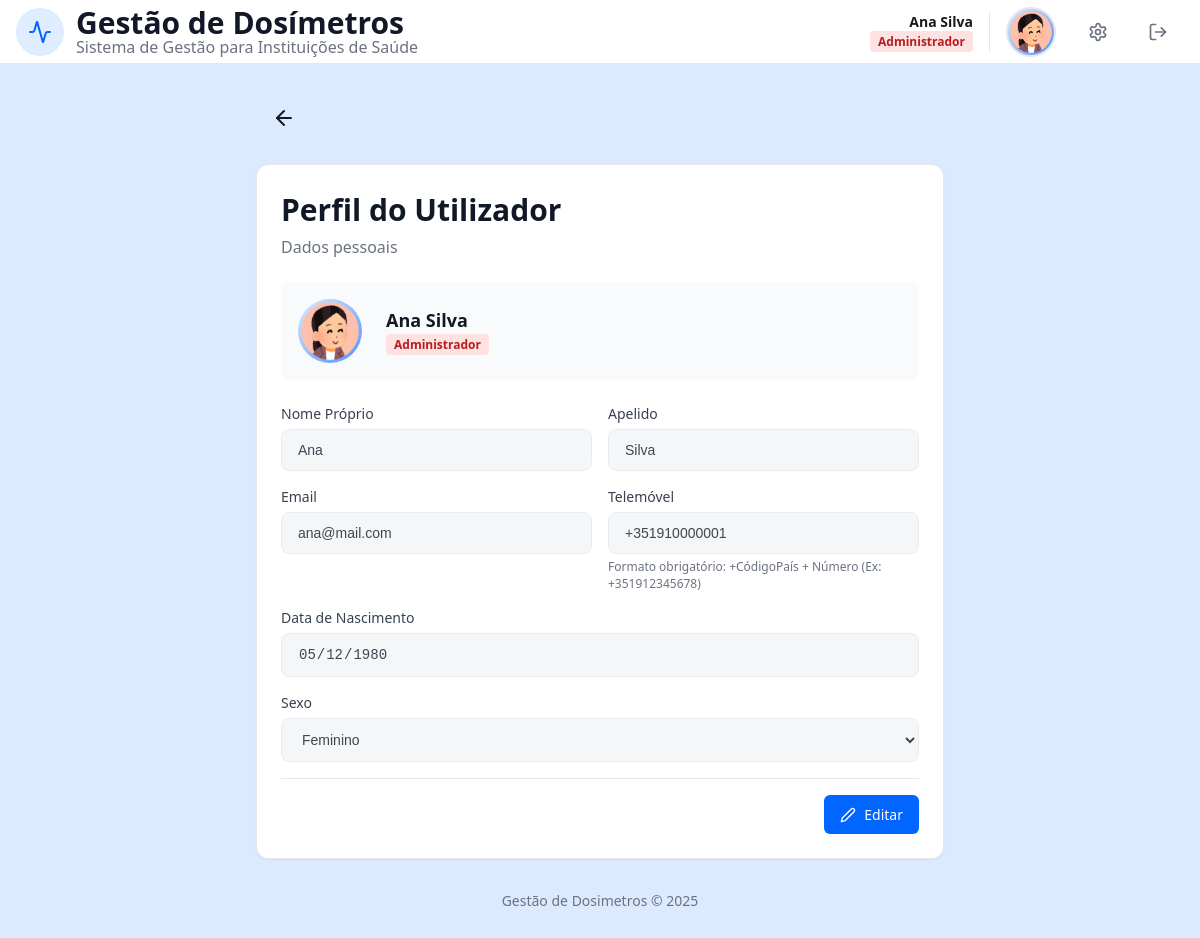
The app's page /perfil.php (signed in) with its own data.
### tables this page shows
CREATE TABLE User (
    idU INTEGER PRIMARY KEY AUTOINCREMENT,
    name TEXT NOT NULL,
    surname TEXT NOT NULL, 
    birthDate DATE NOT NULL,
    sex TEXT CHECK(sex IN ('Female', 'Male', 'Other')) NOT NULL,
    email TEXT UNIQUE NOT NULL, 
    password TEXT NOT NULL,
    phoneN TEXT CHECK(phoneN GLOB '+[0-9][0-9][0-9]*'),
    userType TEXT CHECK(userType IN ('Administrador', 'Físico Médico', 'Profissional de Saúde')) NOT NULL,
    userStatus BOOLEAN DEFAULT 1,
    profilePic TEXT DEFAULT 'foto/12225881.png'
);

### perfil.php (the view, shortened to what this page needs)
<?php
require_once "templates/header.php";
require_once "templates/nav.php";
require_once "templates/footer.php";
$db = getDatabaseConnection();
$stmt = $db->prepare("SELECT * FROM User WHERE idU = ?");
$stmt->execute([$_SESSION['idU']]);
$user = $stmt->fetch();
$isEditing = isset($_GET['edit']) && $_GET['edit'] == 'true';
$disabledStr = $isEditing ? '' : 'disabled';
$profession = '';
$roleLabel = 'Utilizador';
$badgeClass = 'badge-gray';
if ($user['userType'] === 'Profissional de Saúde') {
    $stmtHP = $db->prepare("SELECT profession, department FROM HealthProfessional WHERE idU = ?");
    $stmtHP->execute([$user['idU']]);
    $hpData = $stmtHP->fetch();
    if ($hpData) {
        $profession = $hpData['profession'];
        $department = $hpData['department'];
    }
    $badgeClass = 'badge-blue';
    $roleLabel = !empty($profession) ? $profession : 'Profissional de Saúde';
} elseif ($user['userType'] === 'Físico Médico') {
    $profession = 'Físico Médico';
    $department = 'Física Médica';
    $badgeClass = 'badge-purple';
    $roleLabel = 'Físico Médico';
} elseif ($user['userType'] === 'Administrador') {
    $badgeClass = 'badge-red';
    $roleLabel = 'Administrador';
}
$initials = strtoupper(substr($user['name'], 0, 1) . substr($user['surname'], 0, 1));
$foto_url = !empty($user['profilePic']) ? $user['profilePic'] : null;
?>
<body>
    <div class="page-wrapper">
        <main class="main-container profile-limit">
            <div class="profile-header-flex mb1_5">
                <div class="user-area">
                    <a href="index.php" class="btn voltar" title="Voltar">
                        <svg xmlns="http://www.w3.org/2000/svg" width="24" height="24" viewBox="0 0 24 24" fill="none" stroke="currentColor" stroke-width="2" stroke-linecap="round" stroke-linejoin="round">
                            <path d="m12 19-7-7 7-7"></path>
                            <path d="M19 12H5"></path>
                        </svg>
                    </a>
                </div>
            </div>
            <div class="card1">
                <div class="card1-header">
                    <h1 class="card1-title">Perfil do Utilizador</h1>
                    <p class="subtitulo"><?php echo $isEditing ? "Edite os seus dados" : "Dados pessoais"; ?></p>
                </div>
                <div class="card1-content">
                    <div class="foto-section-gray">
                        <div class="foto-circle-large">
                            <?php if ($foto_url): ?>
                                <img src="<?php echo htmlspecialchars($foto_url) . '?t=' . time(); ?>" alt="Foto">
                            <?php else: ?>
                                <span><?php echo $initials; ?></span>
                            <?php endif; ?>
                        </div>
                        <div>
                            <p class="nome">
                                <?php echo htmlspecialchars($user['name'] . ' ' . $user['surname']); ?>
                            </p>
                            <span class="role-badge <?php echo $badgeClass; ?>" class="etiqueta">
                                <?php echo htmlspecialchars($roleLabel); ?>
                            </span>
                        </div>
                    </div>
                    <form id="profileForm" action="processa_perfil.php" method="POST" enctype="multipart/form-data">
                        <div class="profile-form-grid">
                            <div>
                                <label class="profile-label" for="name">Nome Próprio</label>
                                <input type="text" id="name" name="name" class="profile-input" value="<?php echo htmlspecialchars($user['name']); ?>" <?php echo $disabledStr; ?> required minlength="2">
                            </div>
                            <div>
                                <label class="profile-label" for="surname">Apelido</label>
                                <input type="text" id="surname" name="surname" class="profile-input" value="<?php echo htmlspecialchars($user['surname']); ?>" <?php echo $disabledStr; ?> required minlength="2">
                            </div>
                            <div>
                                <label class="profile-label">Email</label>
                                <input type="email" class="profile-input" value="<?php echo htmlspecialchars($user['email']); ?>" disabled>
                            </div>
                            <div>
                                <label class="profile-label">Telemóvel</label>
                                <input
                                    type="text"
                                    id="phoneN"
                                    name="phoneN"
                                    class="profile-input"
                                    value="<?php echo htmlspecialchars($user['phoneN']); ?>"
                                    <?php echo $disabledStr; ?>
                                    placeholder="+351912345678"
                                    pattern="^\+[0-9]{9,15}$"
                                    title="Deve começar com '+' seguido do indicativo e número (Ex: +351912345678)">
                                <p class="comentario-tel">
                                    Formato obrigatório: +CódigoPaís + Número (Ex: +351912345678)
                                </p>
                            </div>
                            <div class="g2">
                                <label class="profile-label" for="birthDate">Data de Nascimento</label>
                                <input type="date" id="birthDate" name="birthDate" class="profile-input" value="<?php echo htmlspecialchars($user['birthDate']); ?>" <?php echo $disabledStr; ?> required>
                            </div>
                            <div class="g2">
                                <label class="profile-label" for="sex">Sexo</label>
                                <select id="sex" name="sex" class="profile-input" <?php echo $disabledStr; ?>>
                                    <option value="Female" <?php echo ($user['sex'] === 'Female') ? 'selected' : ''; ?>>Feminino</option>
                                </select>
                            </div>
                        </div>
                        <div class="profile-actions">
                            <?php if (!$isEditing): ?>
                                <a href="perfil.php?edit=true" class="btn btn-primary">
                                    <span class="lapis">
                                        <svg xmlns="http://www.w3.org/2000/svg" width="16" height="16" viewBox="0 0 24 24" fill="none" stroke="currentColor" stroke-width="2" stroke-linecap="round" stroke-linejoin="round">
                                            <path d="M17 3a2.828 2.828 0 1 1 4 4L7.5 20.5 2 22l1.5-5.5L17 3z"></path>
                                        </svg>
                                        Editar
                                    </span>
                                </a>
                            <?php endif; ?>
                        </div>
                    </form>
                </div>
            </div>
        </main>
    </div>
</body>
</html>

### css/style.css (style rules this page uses)
:root { font-size: 16px; --primary: #0066ff; --primary-light: #4d94ff; --primary-dark: #0052cc; --white: #ffffff; --foreground: #1a1a1a; --border: #e5e7eb; --input-bg: #f9fafb; --muted: #6b7280; --background: #dbeafe; --background2: #b2cdf0; --bg-body: #f3f4f6; --text-main: #111827; --green:#166534; --green2: #15803d; --green3:#16a34a; --green-light: #dcfce7; --green-light2:#bbf7d0; --red:#991b1b; --red2: #ef4444e6; --red-light: #fee2e2; --red-light2:#fecaca; --badge-blue:#1d4ed8; --badge-purple: #7e22ce; --badge-purple-background:#f3e8ff; --badge-red: #b91c1c; --dosimetro1: #fff7ed; --borda1:#d97706; --dosimetro2:#f0fdf4; --cinza: #374151; --badge-yellow:#854d0e; --badge-yellow-background:#fef9c3; }
* { margin: 0;padding: 0;box-sizing: border-box; }
html, body { height: 100%; font-family: "Segoe UI", "Helvetica Neue", Arial, sans-serif; background: var(--background);color: var(--foreground); }
:where(p, h1, h2, button) { overflow-wrap: anywhere; word-break: break-word; }
a { text-decoration: none; }
.page-wrapper { display: flex; flex-direction: column;min-height: 100vh; }
.main-container, .header-container { width: 100%; margin: 0 auto; padding: 0 1rem; }
.main-container { max-width: 80rem; padding: 2rem 1rem; }
.header-container, .profile-header-flex, .header-flex { display: flex; align-items: center; justify-content: space-between; }
.profile-limit { max-width: 45rem; }
.titulo, .card1-title { font-size: 1.875rem; font-weight: bold; }
.card1-title { font-weight: 700; color: var(--text-main); }
.subtitulo { font-size: 1rem; color: var(--muted); }
.nome { font-size: 1.125rem; font-weight: 600; color:var(--text-main) }
.comentario-tel { font-size: 0.75rem; color: var(--muted); margin-top: 0.25rem }
.mb1_5 { margin-bottom: 1.5rem; }
.logo-area, .user-area, .logo-box, .lapis { display: flex; align-items: center; }
.user-area { gap: 1rem; }
.lapis { gap:0.5rem; }
input[type="text"], input[type="email"], input[type="password"], input[type="tel"], input[type="date"], input[type="file"], select, textarea, .profile-input { width: 100%; padding: 0.75rem 1rem; border: 1px solid var(--border); border-radius: 0.5rem; font-size: 14px; background: var(--input-bg); transition: all 0.2s; }
.profile-input:disabled { cursor: not-allowed; opacity: 0.8; background-color: var(--bg-body); color: var(--text-main); }
label, .profile-label { font-size: 14px; font-weight: 500; color: var(--foreground); }
.profile-label { display: block; margin-bottom: 0.375rem; color: var(--cinza); }
.profile-form-grid, .hp-fields-grid { display: grid; grid-template-columns: 1fr; gap: 1rem; }
.btn { display: inline-flex; align-items: center; justify-content: center; padding: 10px 16px; font-size: 14px; font-weight: 500; border: none; border-radius: 6px; cursor: pointer; transition: all 0.2s ease; text-decoration: none; gap: 6px; }
.btn-primary { background: var(--primary);color: var(--white); }
.voltar { background: transparent; color: var(--text-main); display: flex; }
.profile-actions { display: flex; gap: 0.75rem; justify-content: flex-end; padding-top: 1rem; margin-top: 1rem; border-top: 1px solid var(--border); }
.card, .card1, .modal-box { background-color: var(--white); border-radius: 0.75rem; display: flex; flex-direction: column; }
.card1 { border: 1px solid var(--border); box-shadow: 0 1px 2px 0 #0000000d; overflow: hidden; }
.card1-header { padding: 1.5rem; display: flex; flex-direction: column; gap: 0.375rem; }
.card1-content { padding: 1.5rem; padding-top: 0; display: flex; flex-direction: column; gap: 1.5rem; }
.badge-red, .alert-error { background-color: var(--red-light); }
.badge-red { color: var(--badge-red); }
.role-badge, .etiqueta { font-size: 0.75rem; padding: 2px 8px; border-radius: 4px; font-weight: 600; display: inline-block; }
.profile-pic, .foto-circle-large { background: linear-gradient(135deg, var(--background), var(--primary-light)); object-fit: cover; border-radius: 50%; }
.foto-circle-large { width: 4rem; height: 4rem; display: flex; align-items: center; justify-content: center; color: var(--white); font-weight: 700; font-size: 1.25rem; overflow: hidden; flex-shrink: 0; }
.foto-circle-large img { width: 100%; height: 100%; object-fit: cover; }
.foto-section-gray { display: flex; align-items: center; gap: 1.5rem; padding: 1rem; background-color: var(--input-bg); border-radius: 0.5rem; border: 1px solid transparent; }

### records on screen
user: profilePic (picture), name+surname "Ana Silva", name "Ana", surname "Silva", email "ana@mail.com", phoneN "+351910000001", birthDate "05/12/1980", sex "Feminino"

### other values on screen
$userName . ' ' . $userSurname "Ana Silva"
$roleLabel "Administrador"
